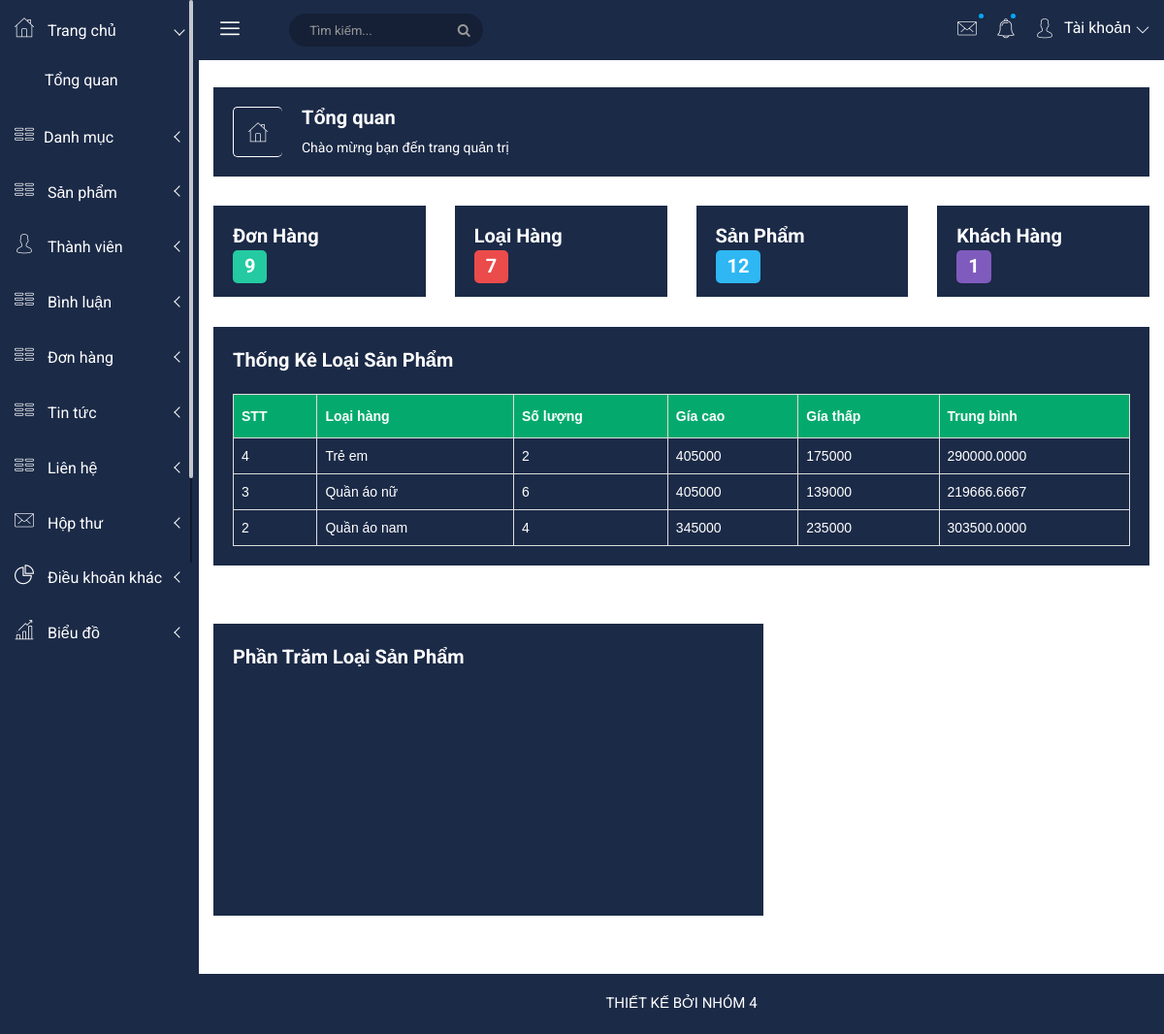
/admin1/index.php?act=tongquan, run on the app's committed database.
### tables this page shows
CREATE TABLE `category` (
  `id` int(11) NOT NULL,
  `name` varchar(100) NOT NULL
);

### admin1/tongquan/tongquan1.php (the view, shortened to what the rows shown need)
<div class="all-content-wrapper">
    <div class="header-advance-area">
        <div class="breadcome-area">
            <div class="container-fluid">
                <div class="row">
                    <div class="col-lg-12 col-md-12 col-sm-12 col-xs-12">
                        <div class="breadcome-list">
                            <div class="row">
                                <div class="col-lg-6 col-md-6 col-sm-6 col-xs-6">
                                    <div class="breadcomb-wp">
                                        <div class="breadcomb-ctn">
                                            <h2>Tổng quan</h2>
                                        </div>
                                    </div>
                                </div>
                            </div>
                        </div>
                    </div>
                </div>
            </div>
        </div>
    </div>
    <div class="product-sales-area mg-tb-30">
        <div class="container-fluid">
            <div class="row">
                <div class="col-lg-12 col-md-12 col-sm-12 col-xs-12">
                    <div class="product-sales-chart">
                        <table id="customers">
                            <tr>
                                <th>STT</th>
                                <th>Loại hàng</th>
                                <th>Số lượng</th>
                                <th>Gía cao</th>
                                <th>Gía thấp</th>
                                <th>Trung bình</th>
                            </tr>
                            <?php
                                foreach ($listhongke as $thongke) {
                                    extract($thongke);
                                    echo '
                                        <tr>
                                            <td>'.$loaihang.'</td>
                                            <td>'.$tenloaihang.'</td>
                                            <td>'.$countsp.'</td>
                                            <td>'.$maxprice.'</td>
                                            <td>'.$minprice.'</td>
                                            <td>'.$avgprice.'</td>
                                        </tr>
                                    ';
                                }
                            ?>
                        </table>
                    </div>
                </div>
            </div>
        </div>
    </div>
</div>

### data on the page
category: id "4", name "Trẻ em", countsp "2", maxprice "405000", minprice "175000", avgprice "290000.0000"
category: id "3", name "Quần áo nữ", countsp "6", maxprice "405000", minprice "139000", avgprice "219666.6667"
category: id "2", name "Quần áo nam", countsp "4", maxprice "345000", minprice "235000", avgprice "303500.0000"

### other printed values
$SoLuongdh "9"
$SoLuonglh "7"
$SoLuongsp "12"
$SoLuongkh "1"
